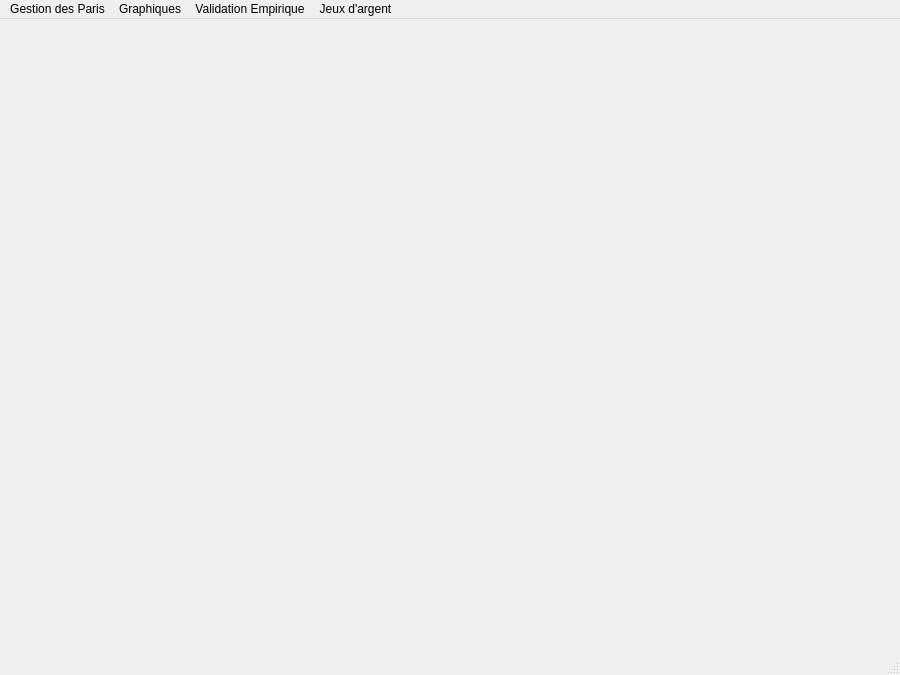
<?xml version="1.0" encoding="UTF-8"?>
<ui version="4.0">
 <class>MainWindow</class>
 <widget class="QMainWindow" name="MainWindow">
  <property name="geometry">
   <rect>
    <x>0</x>
    <y>0</y>
    <width>900</width>
    <height>675</height>
   </rect>
  </property>
  <property name="windowTitle">
   <string>Live Bet Manager</string>
  </property>
  <widget class="QWidget" name="centralwidget"/>
  <widget class="QMenuBar" name="menubar">
   <property name="geometry">
    <rect>
     <x>0</x>
     <y>0</y>
     <width>900</width>
     <height>21</height>
    </rect>
   </property>
   <widget class="QMenu" name="menuGestion_Paris">
    <property name="title">
     <string>Gestion des Paris</string>
    </property>
    <addaction name="actionNouveau_Paris"/>
    <addaction name="actionShowEvents"/>
    <addaction name="separator"/>
    <addaction name="actionCreer_un_nouveau_paris"/>
    <addaction name="actionFermer_tous_les_paris_et_matches"/>
    <addaction name="separator"/>
    <addaction name="actionExporter_Donnees_Vers_Excel"/>
    <addaction name="actionImporter_Donnees_depuis_Excel"/>
    <addaction name="separator"/>
    <addaction name="actionQuitter"/>
   </widget>
   <widget class="QMenu" name="menuGraphiques">
    <property name="title">
     <string>Graphiques</string>
    </property>
   </widget>
   <widget class="QMenu" name="menuValidation_Empirique">
    <property name="title">
     <string>Validation Empirique</string>
    </property>
   </widget>
   <widget class="QMenu" name="menuCalculateur_Dice_Roll">
    <property name="title">
     <string>Jeux d'argent</string>
    </property>
    <addaction name="actionCalculator"/>
    <addaction name="actionSimulator"/>
   </widget>
   <addaction name="menuGestion_Paris"/>
   <addaction name="menuGraphiques"/>
   <addaction name="menuValidation_Empirique"/>
   <addaction name="menuCalculateur_Dice_Roll"/>
  </widget>
  <widget class="QStatusBar" name="statusbar"/>
  <action name="actionNouveau_Paris">
   <property name="text">
    <string>Créer Evènement Sportif</string>
   </property>
  </action>
  <action name="actionShowEvents">
   <property name="text">
    <string>Afficher évènements en cours</string>
   </property>
  </action>
  <action name="actionCreer_un_nouveau_paris">
   <property name="text">
    <string>Créer un nouveau paris</string>
   </property>
  </action>
  <action name="actionFermer_tous_les_paris_et_matches">
   <property name="text">
    <string>Fermer tous les paris et matches</string>
   </property>
  </action>
  <action name="actionExporter_Donnees_Vers_Excel">
   <property name="text">
    <string>Exporter Données vers Excel</string>
   </property>
  </action>
  <action name="actionImporter_Donnees_depuis_Excel">
   <property name="text">
    <string>Importer Données depuis Excel</string>
   </property>
  </action>
  <action name="actionQuitter">
   <property name="text">
    <string>Quitter</string>
   </property>
  </action>
  <action name="actionCalculator">
   <property name="text">
    <string>Calculateur de stratégie</string>
   </property>
  </action>
  <action name="actionSimulator">
   <property name="text">
    <string>Simulation de stratégie</string>
   </property>
  </action>
 </widget>
 <resources/>
 <connections>
  <connection>
   <sender>menubar</sender>
   <signal>triggered(QAction*)</signal>
   <receiver>MainWindow</receiver>
   <slot>proceed_action(QAction*)</slot>
   <hints>
    <hint type="sourcelabel">
     <x>385</x>
     <y>10</y>
    </hint>
    <hint type="destinationlabel">
     <x>306</x>
     <y>221</y>
    </hint>
   </hints>
  </connection>
 </connections>
 <slots>
  <slot>proceed_action(QAction*)</slot>
 </slots>
</ui>
